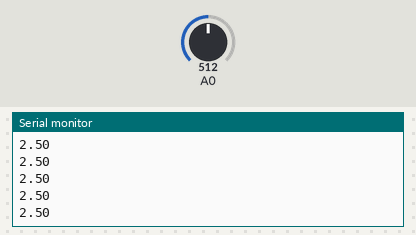
A sketch run on a simulated Arduino Uno, built with avr-gcc and run on an emulated ATmega328P. Parts: the last lines printed to the serial monitor. Inputs (shaded band) come from the test bench; at power-on: A0 = 512.

Above: at 1.2 s.
1.3 s: A0 set to 716
At 2.0 s:
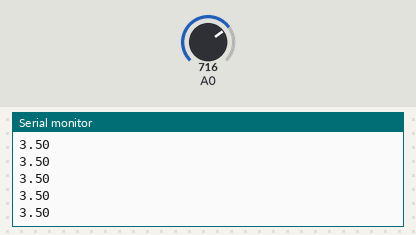
2.8 s: A0 set to 900
At 3.3 s:
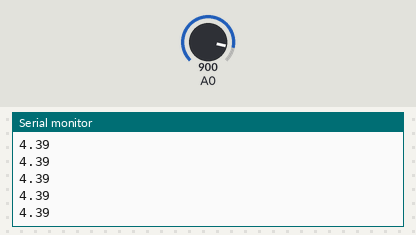
Timing chart, 0 to 5.8 s (numbered marks = the images above; inputs shaded):
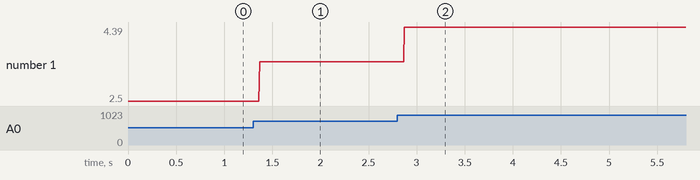

Measured:
- after the input at 1.3 s, the serial monitor: prints a new line after 0.07 s (image 1)
- after the input at 2.8 s, the serial monitor: prints a new line after 0.07 s (image 2)
- plotted number 1: 2.5 → 3.5 after the input at 1.3 s, 3.5 → 4.39 after the input at 2.8 s

The sketch:

AnalogReadSerial.ino
```cpp
void setup() {
  // シリアル通信を9600kbpsで初期化
  Serial.begin(9600);
}
void loop() {
  int sensorValue = analogRead(A0);//A0ピンのAD変換結果を取得する.
  float vo = sensorValue*(5.0/1024.0);
  Serial.println(vo);
  delay(1);        // delay in between reads for stability
}
```
